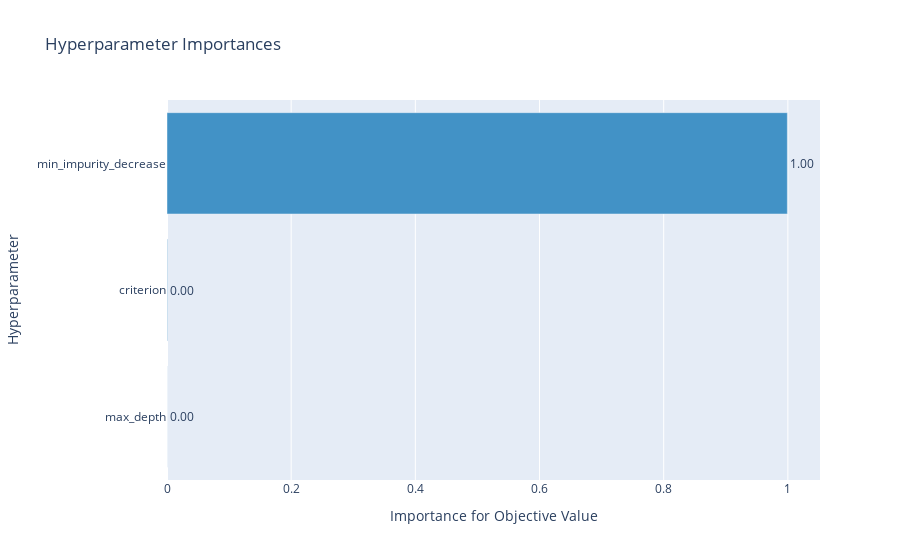

Here is the notebook cell this chart was saved with:
### Markdown cell above
## Searching optimal hyperparameters for Decision Tree

### Code cell
def objective(trial):
    criterion = trial.suggest_categorical("criterion", ["gini", "entropy"])
    min_impurity_decrease = trial.suggest_float("min_impurity_decrease", 0.0, 0.05)
    max_depth = trial.suggest_int("max_depth", 50, 200)
    trial_model = DecisionTreeClassifier(criterion=criterion, max_depth=max_depth, min_impurity_decrease=min_impurity_decrease)
    trial_model = trial_model.fit(train_x, train_y)
    trial_pred_y = trial_model.predict(test_x)
    trial_test_metric = f1_score(test_y, trial_pred_y)
    return trial_test_metric


study = optuna.create_study(direction='maximize')
study.optimize(objective, n_trials=100)
print(study.best_value, study.best_params)

fig = optuna.visualization.plot_param_importances(study)
fig.show()

### Figure 1 — Plotly figure (JSON) as saved in the notebook; plotly's stock layout.template omitted (floating-point values rounded to 4 significant figures)
{"data": [{"cliponaxis": false, "hovertemplate": ["max_depth (IntUniformDistribution): 8.372968908078455e-05<extra></extra>", "criterion (CategoricalDistribution): 0.0007543309531475823<extra></extra>", "min_impurity_decrease (UniformDistribution): 0.9991619393577716<extra></extra>"], "marker": {"color": "rgb(66,146,198)"}, "orientation": "h", "text": ["8.372968908078455e-05", "0.0007543309531475823", "0.9991619393577716"], "textposition": "outside", "texttemplate": "%{text:.2f}", "x": [8.373e-05, 0.0007543, 0.9992], "y": ["max_depth", "criterion", "min_impurity_decrease"], "type": "bar"}], "layout": {"showlegend": false, "title": {"text": "Hyperparameter Importances"}, "xaxis": {"title": {"text": "Importance for Objective Value"}}, "yaxis": {"title": {"text": "Hyperparameter"}}}}
